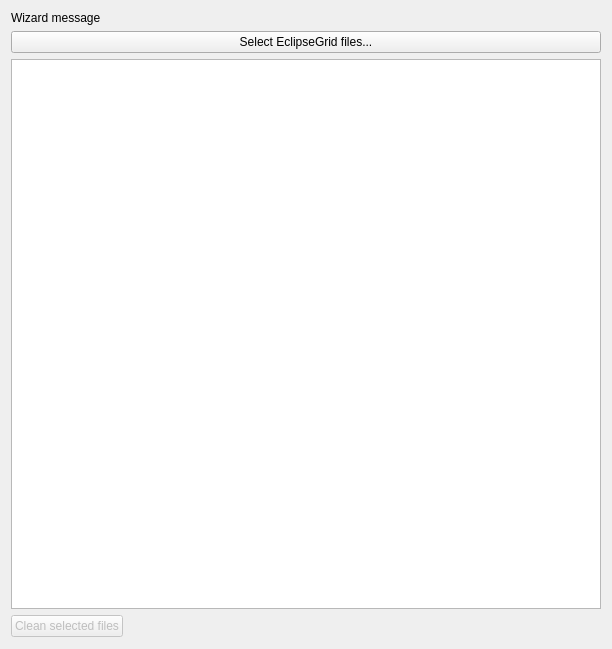
<?xml version="1.0" encoding="UTF-8"?>
<ui version="4.0">
 <class>FileSelectionPage</class>
 <widget class="QWidget" name="FileSelectionPage">
  <property name="geometry">
   <rect>
    <x>0</x>
    <y>0</y>
    <width>612</width>
    <height>649</height>
   </rect>
  </property>
  <property name="sizePolicy">
   <sizepolicy hsizetype="Preferred" vsizetype="MinimumExpanding">
    <horstretch>0</horstretch>
    <verstretch>0</verstretch>
   </sizepolicy>
  </property>
  <property name="windowTitle">
   <string/>
  </property>
  <property name="styleSheet">
   <string notr="true"/>
  </property>
  <layout class="QVBoxLayout" name="verticalLayout">
   <item>
    <widget class="QLabel" name="label_8">
     <property name="sizePolicy">
      <sizepolicy hsizetype="Preferred" vsizetype="Preferred">
       <horstretch>0</horstretch>
       <verstretch>0</verstretch>
      </sizepolicy>
     </property>
     <property name="text">
      <string>Wizard message</string>
     </property>
    </widget>
   </item>
   <item>
    <widget class="QPushButton" name="eclipseGridFilePushButton">
     <property name="sizePolicy">
      <sizepolicy hsizetype="MinimumExpanding" vsizetype="Fixed">
       <horstretch>0</horstretch>
       <verstretch>0</verstretch>
      </sizepolicy>
     </property>
     <property name="text">
      <string>Select EclipseGrid files...</string>
     </property>
    </widget>
   </item>
   <item>
    <widget class="QTreeWidget" name="fileTreeWidget">
     <property name="sizePolicy">
      <sizepolicy hsizetype="Expanding" vsizetype="MinimumExpanding">
       <horstretch>0</horstretch>
       <verstretch>0</verstretch>
      </sizepolicy>
     </property>
     <property name="alternatingRowColors">
      <bool>true</bool>
     </property>
     <property name="uniformRowHeights">
      <bool>false</bool>
     </property>
     <property name="wordWrap">
      <bool>true</bool>
     </property>
     <attribute name="headerVisible">
      <bool>false</bool>
     </attribute>
     <column>
      <property name="text">
       <string>File</string>
      </property>
     </column>
     <column>
      <property name="text">
       <string>Action</string>
      </property>
     </column>
    </widget>
   </item>
   <item>
    <layout class="QHBoxLayout" name="horizontalLayout">
     <item>
      <widget class="QPushButton" name="cleanSelectedFilesPushButton">
       <property name="enabled">
        <bool>false</bool>
       </property>
       <property name="sizePolicy">
        <sizepolicy hsizetype="Preferred" vsizetype="Fixed">
         <horstretch>0</horstretch>
         <verstretch>0</verstretch>
        </sizepolicy>
       </property>
       <property name="text">
        <string>Clean selected files</string>
       </property>
      </widget>
     </item>
     <item>
      <spacer name="horizontalSpacer">
       <property name="orientation">
        <enum>Qt::Horizontal</enum>
       </property>
       <property name="sizeHint" stdset="0">
        <size>
         <width>40</width>
         <height>20</height>
        </size>
       </property>
      </spacer>
     </item>
    </layout>
   </item>
   <item>
    <spacer name="verticalSpacer">
     <property name="orientation">
      <enum>Qt::Vertical</enum>
     </property>
     <property name="sizeType">
      <enum>QSizePolicy::Preferred</enum>
     </property>
     <property name="sizeHint" stdset="0">
      <size>
       <width>20</width>
       <height>1</height>
      </size>
     </property>
    </spacer>
   </item>
  </layout>
 </widget>
 <resources/>
 <connections/>
</ui>
